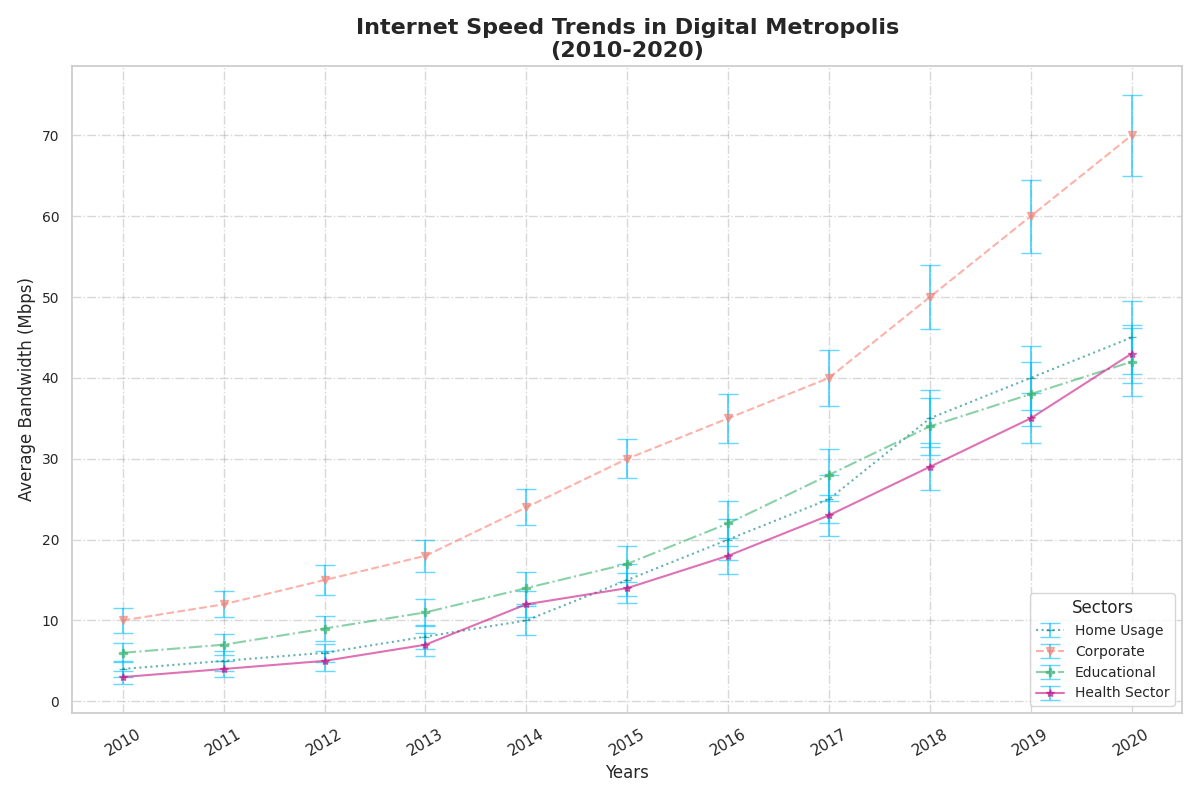

Write the Python code that produced this figure.
import matplotlib.pyplot as plt
import numpy as np

years = np.arange(2010, 2021)

residential_speed = np.array([4, 5, 6, 8, 10, 15, 20, 25, 35, 40, 45])
business_speed = np.array([10, 12, 15, 18, 24, 30, 35, 40, 50, 60, 70])
education_speed = np.array([6, 7, 9, 11, 14, 17, 22, 28, 34, 38, 42])
healthcare_speed = np.array([3, 4, 5, 7, 12, 14, 18, 23, 29, 35, 43])

residential_variability = np.array([1, 1.2, 1.1, 1.5, 1.8, 2, 2.5, 3, 3.5, 4, 4.5])
business_variability = np.array([1.5, 1.6, 1.8, 2, 2.2, 2.4, 3, 3.5, 4, 4.5, 5])
education_variability = np.array([1.2, 1.3, 1.5, 1.7, 2, 2.2, 2.8, 3.2, 3.5, 4, 4.2])
healthcare_variability = np.array([0.8, 1, 1.2, 1.4, 1.6, 1.9, 2.2, 2.5, 2.9, 3.1, 3.6])

plt.figure(figsize=(12, 8))

plt.errorbar(years, residential_speed, yerr=residential_variability, fmt=':_', color='teal', 
             capsize=7, alpha=0.6, label='Home Usage', ecolor='deepskyblue')
plt.errorbar(years, business_speed, yerr=business_variability, fmt='--v', color='salmon', 
             capsize=7, alpha=0.6, label='Corporate', ecolor='deepskyblue')
plt.errorbar(years, education_speed, yerr=education_variability, fmt='-.P', color='mediumseagreen', 
             capsize=7, alpha=0.6, label='Educational', ecolor='deepskyblue')
plt.errorbar(years, healthcare_speed, yerr=healthcare_variability, fmt='-*', color='mediumvioletred', 
             capsize=7, alpha=0.6, label='Health Sector', ecolor='deepskyblue')

plt.title('Internet Speed Trends in Digital Metropolis\n(2010-2020)', fontsize=16, fontweight='bold')
plt.xlabel('Years', fontsize=12)
plt.ylabel('Average Bandwidth (Mbps)', fontsize=12)

plt.xticks(years, rotation=30)
plt.yticks(fontsize=10)

plt.grid(True, linestyle='-.', color='gray', alpha=0.3)
plt.legend(title='Sectors', fontsize=10, title_fontsize=12, loc='lower right')
plt.tight_layout()
plt.show()
